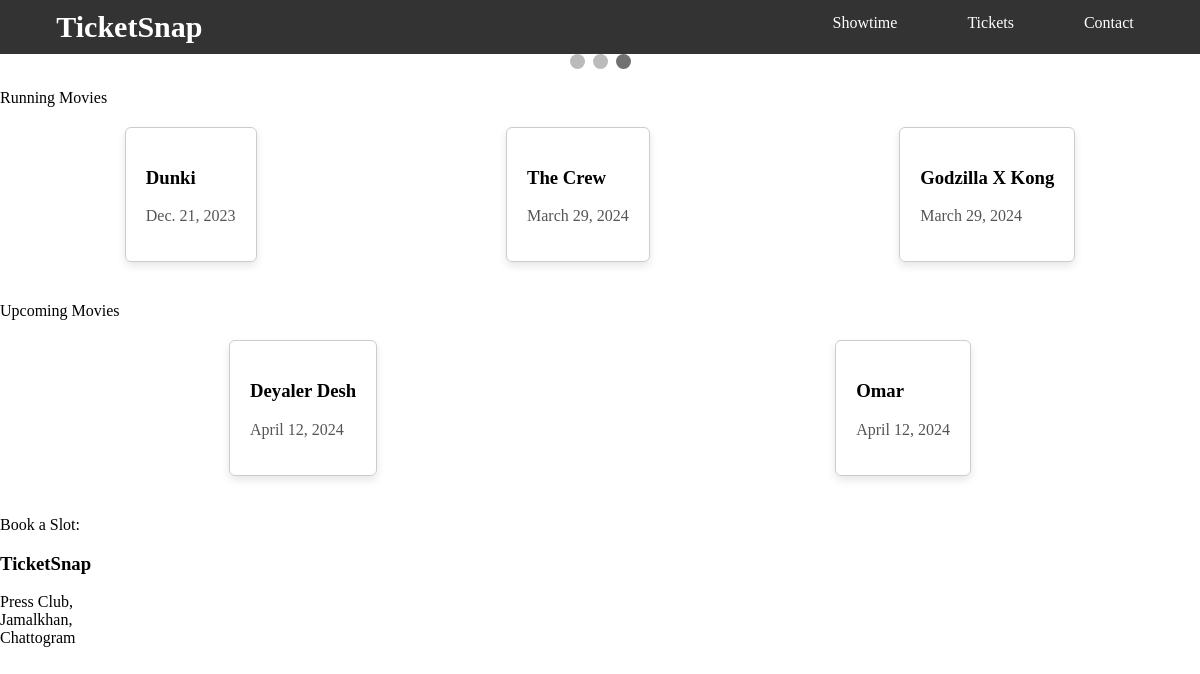
The page / on the database its author committed.
### movies/models.py (models this page shows, shortened)
class Movie(models.Model):
    movieId = models.AutoField(primary_key=True)
    title = models.CharField(max_length=100, unique=True)
    duration = models.CharField(max_length=50)
    actors = models.CharField(max_length=255)
    director = models.CharField(max_length=50)
    genre = models.CharField(max_length=50)
    language = models.CharField(max_length=20)
    release_date = models.DateField()
    status = models.CharField(max_length=20)
    trailer_url = models.URLField()
    poster = models.ImageField(blank=True)

### movies/views.py (the view)
# urls.py: 2. Add a URL to urlpatterns:  path('', views.home, name='home')
def home(request):
    movies = Movie.objects.all().values()
    template = loader.get_template('home.html')
    context = {
        'movies' : movies
    }
    return HttpResponse(template.render(context, request))

### movies/templates/home.html (shortened to what this page needs)
<!DOCTYPE html>
<html lang="en">
<head>
</head>
<body>
    {% include 'headerNavbar.html' %}
    <div class="slideshow-container">
        <div style="text-align: center;">
            <span class="dot"></span>
            <span class="dot"></span>
            <span class="dot"></span>
        </div>
    </div>
    <p>Running Movies</p>
    <div class="card-container">
        {% for movie in movies %}
            {% if movie.status == "Now Playing" %}
                <div class="card">
                    <h3>{{ movie.title }}</h3>
                    <p>{{ movie.release_date }}</p>
                </div>
            {% endif %}
        {% endfor %}
    </div>
    <p>Upcoming Movies</p>
    <div class="card-container">
        {% for movie in movies %}
            {% if movie.status == "Upcoming" %}
                <div class="card">
                    <h3>{{ movie.title }}</h3>
                    <p>{{ movie.release_date }}</p>
                </div>
            {% endif %}
        {% endfor %}
    </div>
    <p>Book a Slot: </p>
    {% include 'footer.html' %}
</body>
</html>

### movies/templates/home.html (style rules this page uses)
.slideshow-container { max-width: 800; position: relative; margin: auto; }
.dot { height: 15px; width: 15px; margin: 0 2px; background-color: #bbb; border-radius: 50%; display: inline-block; transition: background-color 0.6s ease; }
.active { background-color: #717171; }
.card-container { display: flex; justify-content: space-around; flex-wrap: wrap; margin: 20px 0; }
.card { border: 1px solid #ccc; border-radius: 6px; padding: 20px; margin-bottom: 20px; box-shadow: 0 4px 8px rgba(0, 0, 0, 0.1); transition: box-shadow 0.3s ease; }
.card p { font-size: 16px; color: #555; }

### movies/templates/headerNavbar.html (style rules this page uses)
body { margin: 0; }

### rows shown on the page
Movie: title "Dunki", release_date "Dec. 21, 2023"
Movie: title "The Crew", release_date "March 29, 2024"
Movie: title "Godzilla X Kong", release_date "March 29, 2024"
Movie: title "Deyaler Desh", release_date "April 12, 2024"
Movie: title "Omar", release_date "April 12, 2024"
